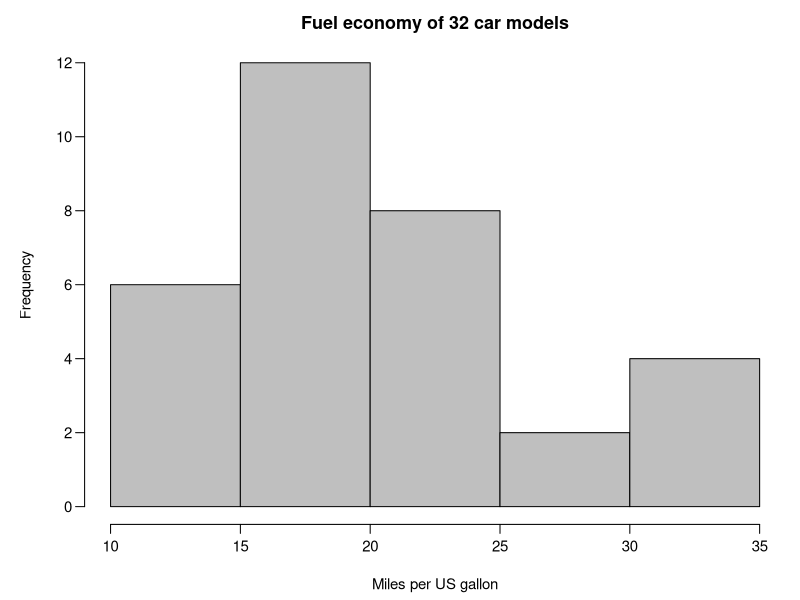
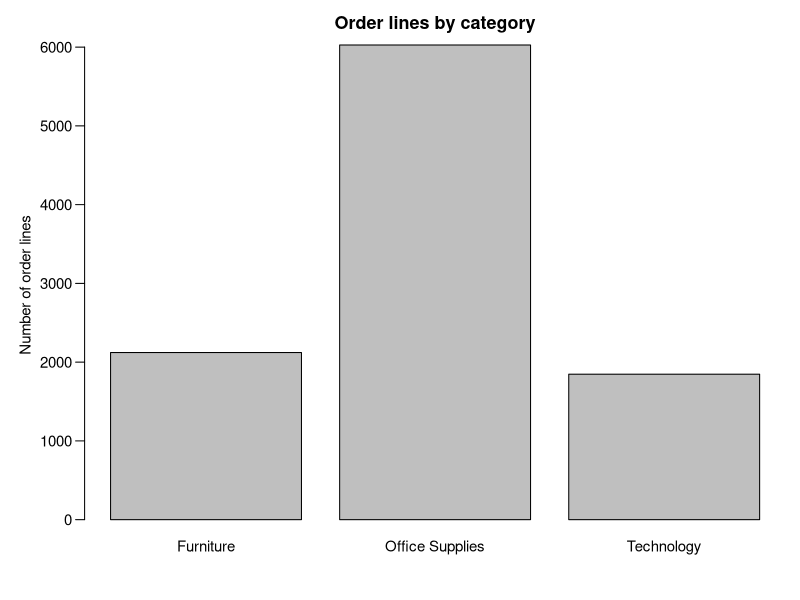
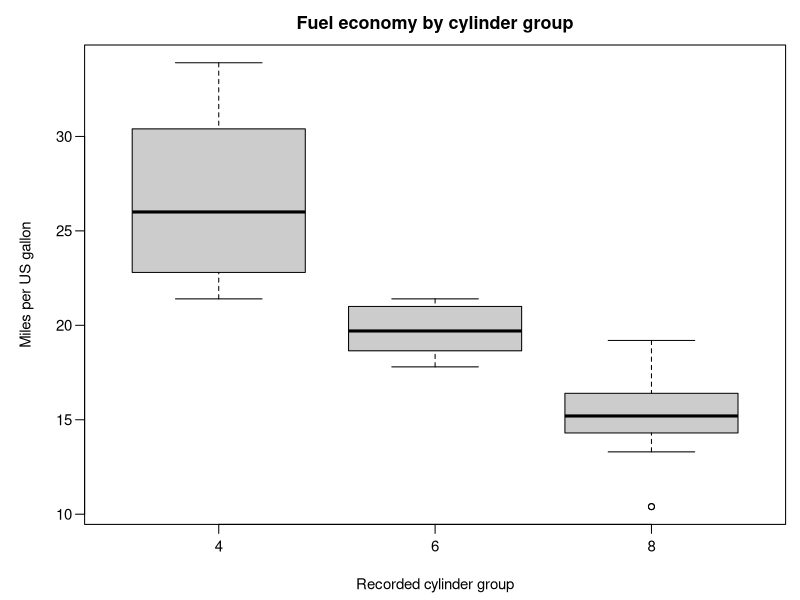
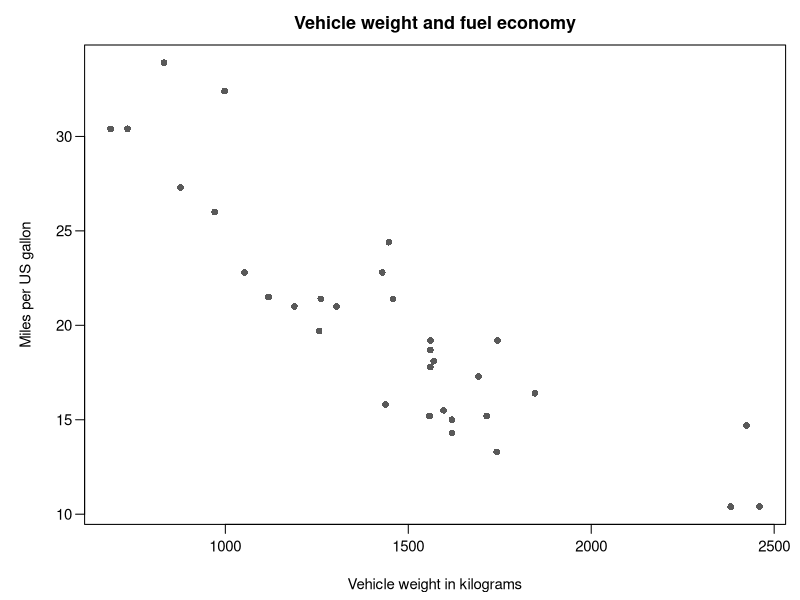
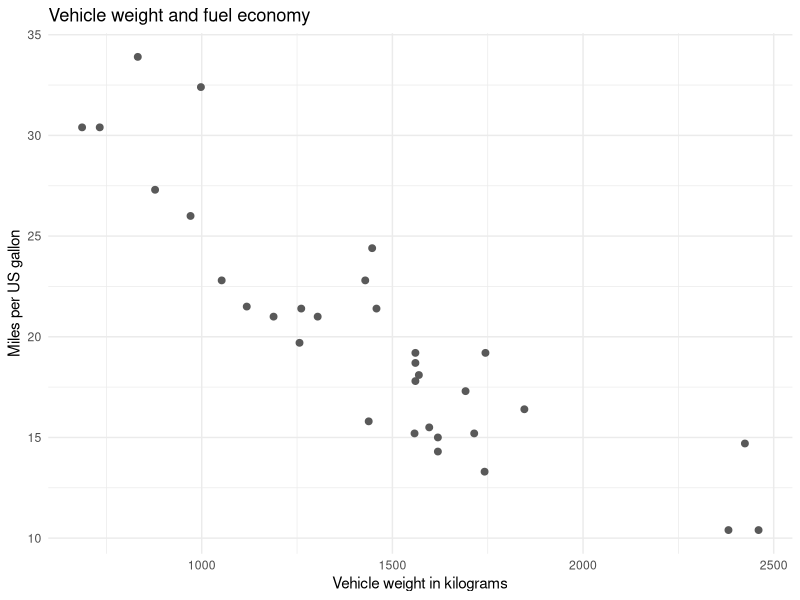
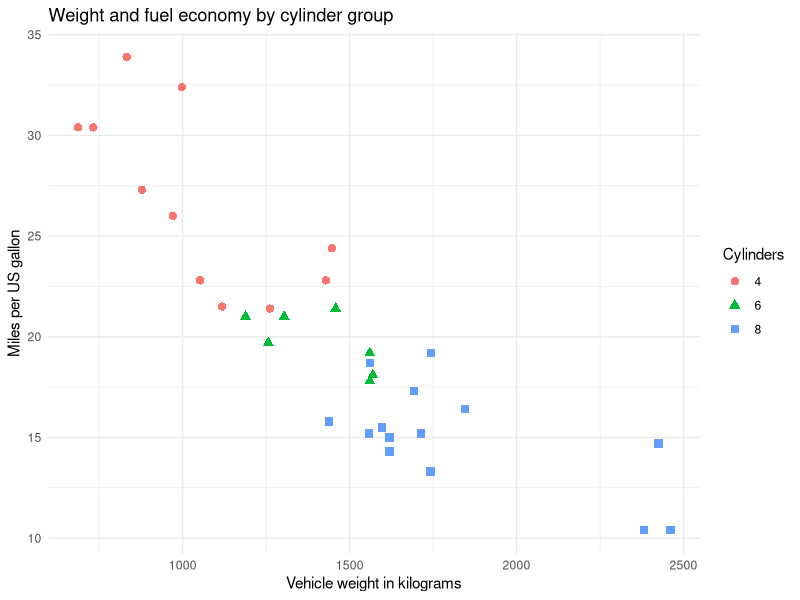
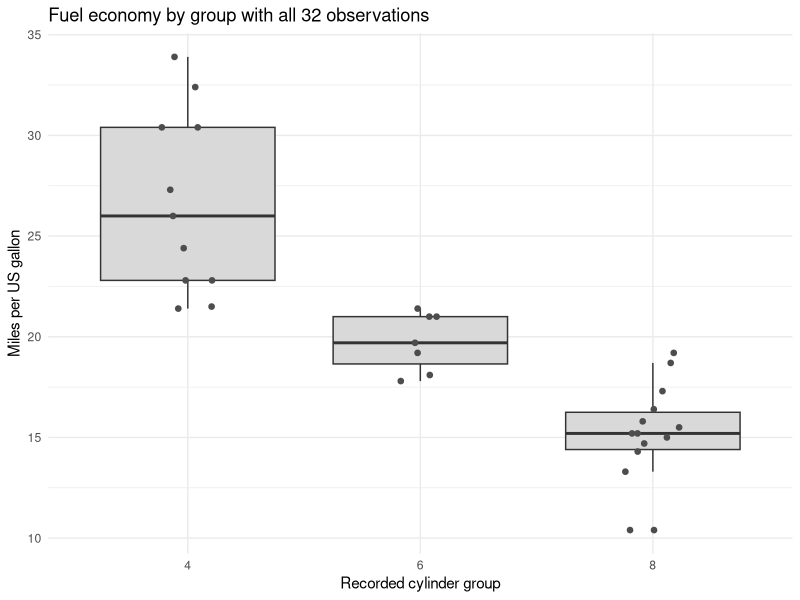
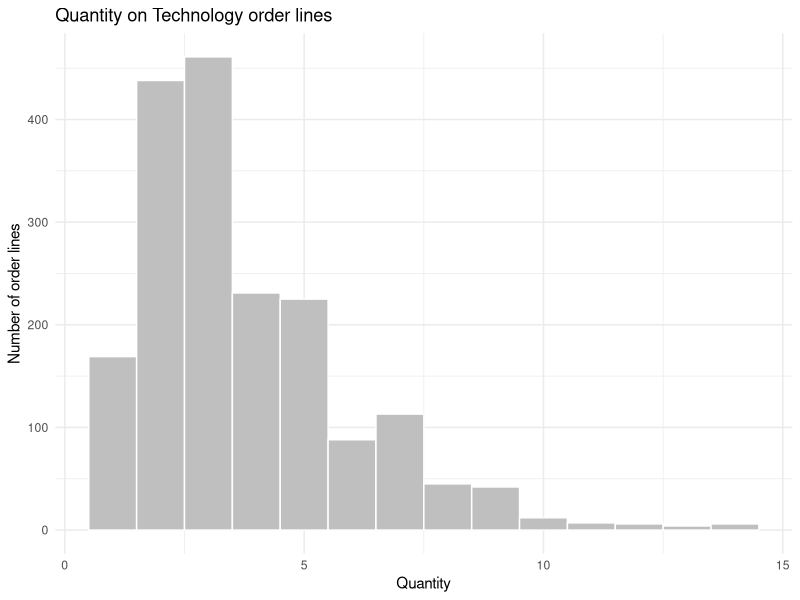

The R script that drew these images, in order:
# 307312 Applied Statistics — Introduction to R
# Run sections in order from the course root folder containing data/.
# Download the complete course ZIP for the required CSV files.
# Explanations and output interpretation are in the matching course notebook.

# --- Section 1 ---
knitr::opts_chunk$set(message = FALSE, dpi = 200)

# --- Section 2 ---
print("Hello, World!")

# --- Section 3 ---
age <- 25          # Store a number
name <- "Alice"    # Store text
is_registered <- TRUE
age

# --- Section 4 ---
typeof(age)
class(age)
typeof(25L)
typeof(name)
typeof(is_registered)

# --- Section 5 ---
round(x = 12.345, digits = 2)

# --- Section 6 ---
ages <- c(20, 22, 25, 28, 30)
length(ages)

# --- Section 7 ---
1:5
seq(from = 2, to = 10, by = 2)
rep(x = 0, times = 3)

# --- Section 8 ---
ages[3]           # Third value: 25
ages[2:4]         # Positions 2, 3 and 4: 22, 25, 28
ages[c(1, 5)]     # First and fifth values: 20, 30

# --- Section 9 ---
ages >= 25
ages[ages >= 25]

# --- Section 10 ---
ages[(ages >= 22) & (ages <= 28)]

# --- Section 11 ---
score <- 65
if (score >= 50) {
  print("Pass")
} else {
  print("Below the pass mark")
}

# --- Section 12 ---
for (number in 1:3) {
  print(number^2)
}

# --- Section 13 ---
people <- data.frame(
  name = c("Alice", "Bob", "Eva"),
  age = c(25, 30, 22)
)
people

# --- Section 14 ---
car_data <- mtcars

# --- Section 15 ---
class(car_data)
dim(car_data)
nrow(car_data)
ncol(car_data)
names(car_data)

# --- Section 16 ---
car_data[1:3, c("mpg", "wt", "cyl")]
class(car_data["mpg"])
class(car_data[["mpg"]])

# --- Section 17 ---
head(x = car_data[c("mpg", "wt", "cyl")], n = 3)
tail(x = car_data[c("mpg", "wt", "cyl")], n = 2)

# --- Section 18 ---
str(object = car_data[c("mpg", "wt", "cyl")])
summary(object = car_data[c("mpg", "wt")])

# --- Section 19 ---
car_data$weight_kg <- car_data$wt * 453.59237
head(x = car_data[c("wt", "weight_kg")], n = 3)

# --- Section 20 ---
efficient_cars <- car_data[
  car_data$mpg >= 25, c("mpg", "weight_kg", "cyl")
]
efficient_cars

# --- Section 21 ---
efficient_cars[order(efficient_cars$weight_kg), ]

# --- Section 22 ---
superstore <- read.csv(file = "data/r-introduction/superstore.csv")
head(x = superstore[c("Category", "Sales", "Profit")], n = 3)

# --- Section 23 ---
values <- c(10, NA, 20)
is.na(values)
mean(x = values, na.rm = TRUE)

# --- Section 24 ---
# Run manually once if the packages are not installed:
# install.packages(pkgs = c("dplyr", "ggplot2"))

# --- Section 25 ---
library(dplyr)

# --- Section 26 ---
sales_columns <- select(superstore, Category, Sales, Profit)
technology <- filter(sales_columns, Category == "Technology")
largest_first <- arrange(technology, desc(Sales))
head(x = largest_first, n = 3)

# --- Section 27 ---
sales_units <- mutate(largest_first, Sales_thousands = Sales / 1000)
head(x = sales_units, n = 3)

# --- Section 28 ---
labelled_sales <- rename(sales_columns, Sales_USD = Sales)
head(x = labelled_sales, n = 3)

# --- Section 29 ---
# Nested calls: read the innermost operation first
nested_technology <- select(
  filter(superstore, Category == "Technology"), Category, Sales, Profit
)

# Intermediate table: store each step
technology <- filter(superstore, Category == "Technology")
step_technology <- select(technology, Category, Sales, Profit)

# Pipeline: read the operations from top to bottom
piped_technology <- superstore %>%
  filter(Category == "Technology") %>%
  select(Category, Sales, Profit)

identical(x = nested_technology, y = piped_technology)
identical(x = step_technology, y = piped_technology)
head(x = piped_technology, n = 3)

# --- Section 30 ---
multi_unit_totals <- superstore %>%
  filter(Quantity >= 2) %>%
  mutate(Sales_thousands = Sales / 1000) %>%
  group_by(Category) %>%
  summarise(lines = n(),
            sales_thousands = sum(Sales_thousands),
            .groups = "drop") %>%
  arrange(desc(sales_thousands))
multi_unit_totals

# --- Section 31 ---
par(mar = c(4.2, 4.7, 2.5, 0.8), mgp = c(2.8, 0.7, 0), las = 1, cex = 0.9)

# --- Section 32 ---
hist(x = car_data$mpg, breaks = 6,
     main = "Fuel economy of 32 car models",
     xlab = "Miles per US gallon", col = "gray75")

# --- Section 33 ---
par(mar = c(4.2, 4.7, 2.5, 0.8), mgp = c(2.8, 0.7, 0), las = 1, cex = 0.9)

# --- Section 34 ---
category_counts <- table(superstore$Category)
barplot(height = category_counts, main = "Order lines by category",
        ylab = "Number of order lines", col = "gray75")

# --- Section 35 ---
car_data$cylinders <- factor(x = car_data$cyl)

# --- Section 36 ---
par(mar = c(4.2, 4.7, 2.5, 0.8), mgp = c(2.8, 0.7, 0), las = 1, cex = 0.9)

# --- Section 37 ---
boxplot(mpg ~ cylinders, data = car_data,
        main = "Fuel economy by cylinder group",
        xlab = "Recorded cylinder group", ylab = "Miles per US gallon",
        col = "gray80")

# --- Section 38 ---
par(mar = c(4.2, 4.7, 2.5, 0.8), mgp = c(2.8, 0.7, 0), las = 1, cex = 0.9)

# --- Section 39 ---
plot(x = car_data$weight_kg, y = car_data$mpg,
     main = "Vehicle weight and fuel economy",
     xlab = "Vehicle weight in kilograms", ylab = "Miles per US gallon",
     pch = 16, cex = 1, col = "gray35")

# --- Section 40 ---
library(ggplot2)

# --- Section 41 ---
p <- ggplot(data = car_data,
            mapping = aes(x = weight_kg, y = mpg))

# --- Section 42 ---
p <- p + geom_point(size = 2, colour = "gray35")

# --- Section 43 ---
p +
  labs(title = "Vehicle weight and fuel economy",
       x = "Vehicle weight in kilograms", y = "Miles per US gallon") +
  theme_minimal()

# --- Section 44 ---
ggplot(data = car_data,
       mapping = aes(x = weight_kg, y = mpg,
                     colour = cylinders, shape = cylinders)) +
  geom_point(size = 2.5) +
  labs(title = "Weight and fuel economy by cylinder group",
       x = "Vehicle weight in kilograms", y = "Miles per US gallon",
       colour = "Cylinders", shape = "Cylinders") +
  theme_minimal()

# --- Section 45 ---
ggplot(data = car_data, mapping = aes(x = cylinders, y = mpg)) +
  geom_boxplot(fill = "gray85", outlier.shape = NA) +
  geom_point(position = position_jitter(width = 0.12, height = 0, seed = 312),
             size = 1.6, colour = "gray30") +
  labs(title = "Fuel economy by group with all 32 observations",
       x = "Recorded cylinder group", y = "Miles per US gallon") +
  theme_minimal()

# --- Section 46 ---
superstore %>%
  filter(Category == "Technology") %>%
  ggplot(mapping = aes(x = Quantity)) +
  geom_histogram(binwidth = 1, boundary = 0.5,
                 fill = "gray75", colour = "white") +
  labs(title = "Quantity on Technology order lines",
       x = "Quantity", y = "Number of order lines") +
  theme_minimal()

# --- Section 47 ---
superstore %>%
  group_by(Category) %>%
  summarise(sales_thousands = sum(Sales) / 1000, .groups = "drop") %>%
  ggplot(mapping = aes(x = Category, y = sales_thousands)) +
  geom_col(fill = "gray65") +
  labs(title = "Total sales by category",
       x = "Product category", y = "Sales in US$ thousands") +
  theme_minimal()
